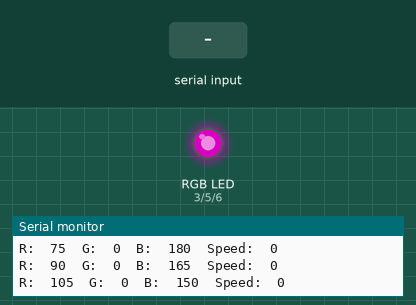
Recording of a sketch running on a simulated Arduino Uno, built with avr-gcc and run on an emulated ATmega328P. Parts: an RGB LED mixed from three pins (HIGH = lit), the last lines printed to the serial monitor. The test bench sets the inputs (shaded band). Dim RGB values are drawn brighter than linear.

Above: at 1.2 s.
1.3 s: "1" received over Serial
4.3 s: "2" received over Serial
7.3 s: "3" received over Serial
10.3 s: "4" received over Serial
13.3 s: "0" received over Serial
At 13.7 s:
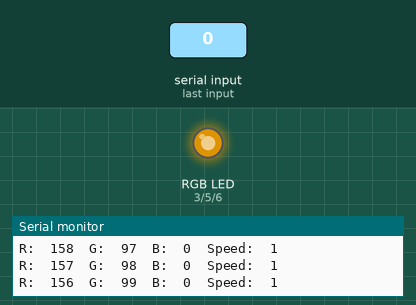
16.3 s: "2" received over Serial
At 18.1 s:
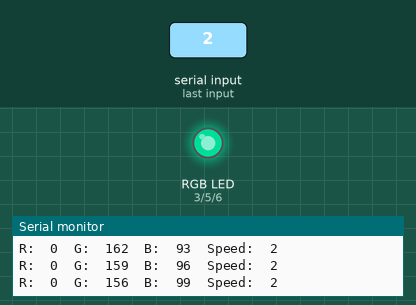
Timing chart, 0 to 66.8 s (numbered marks = the images above; inputs shaded):
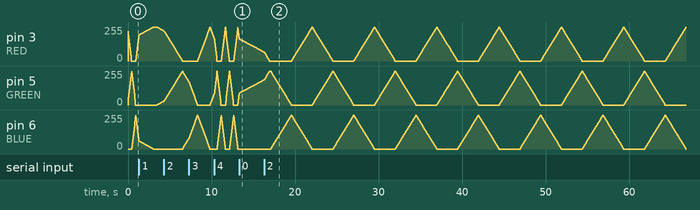

Measured:
- after the input at 4.3 s, pin 6 (BLUE): moves from 0/255 to 81/255 over 0.75 s, starting after 2.2 s
- after the input at 13.3 s, pin 6 (BLUE): stops changing and stays 0/255

The sketch:

main.ino
```cpp
#include <Arduino.h>

//RGB PWM controller rainbow effect with adjustable speed and monitor output
// Define Pins
#define RED 3
#define GREEN 5
#define BLUE 6


//Program for smooth transition on RBG LED with implemented smooth transition between speeds defined by user keyboard: 1, 2, 3, 4.


//inspired by arduino.stackexchange.com/questions/9174/serial-print-string-and-variable-on-same-line
#define PRINT(var) Serial.print(#var ":\t"); Serial.print(var); Serial.print('\t')
#define PRINTLN(var) Serial.print(#var ":\t"); Serial.println(var)

//Function declarations
int printRGB(int redValue, int greenValue, int blueValue);

void setup(){
    Serial.begin(9600);
    Serial.println("\n RGB values of LED:\n");

    pinMode(RED, OUTPUT);
    pinMode(GREEN, OUTPUT);
    pinMode(BLUE, OUTPUT);
    digitalWrite(RED, HIGH);
    digitalWrite(GREEN, HIGH);
    digitalWrite(BLUE, HIGH);
}

char Speed_input = '4'; //ADJUSTABLE BY USER: 1, 2, 3
int Speed;              //in sake of nice printing we copy speed input here later
int Speed_step = 15; //dividible by 255: 1, 3, 5, 15
int redValue;
int greenValue;
int blueValue;


void loop(){
        //Inspired by Tutorial1, Moodle for this course:
    redValue = 255; // choose a value between 1 and 255 to change the color.
    greenValue = 0;
    blueValue = 0;
    analogWrite(RED, redValue);
    analogWrite(GREEN, greenValue);
    analogWrite(BLUE, blueValue);
    // delay(1000);
    int i = 0;
    while (i < 255 && i >= 0){
        //if we change to lower speed, i value will be remembered the same and will overflow the LED.
            //this way, the LED wait on minimum value and vice versa in order to synchronize for new loop.
        redValue - Speed_step > Speed_step ?    redValue -= Speed_step      : redValue = 0;
        greenValue + Speed_step < 255 ?         greenValue += Speed_step    : greenValue = 255;
        // redValue -= Speed_step;
        // greenValue += Speed_step;
        analogWrite(RED, redValue);
        analogWrite(GREEN, greenValue);
        Speed_step = printRGB(redValue, greenValue, blueValue);
        i += Speed_step;
    }

    i = 0;
    redValue = 0;
    greenValue = 255;
    blueValue = 0;
    while (i < 255 && i >= 0){
        greenValue - Speed_step > Speed_step ?  greenValue -= Speed_step    : greenValue = 0;
        blueValue + Speed_step < 255 ?          blueValue += Speed_step     : blueValue = 255;
        // greenValue -= Speed_step;
        // blueValue += Speed_step;
        analogWrite(GREEN, greenValue);
        analogWrite(BLUE, blueValue);
        Speed_step = printRGB(redValue, greenValue, blueValue);
        i += Speed_step;
    }

    i = 0;
    redValue = 0;
    greenValue = 0;
    blueValue = 255;
    while (i < 255 && i >= 0){
        blueValue - Speed_step > Speed_step ?     blueValue -= Speed_step      : blueValue = 0;
        redValue + Speed_step < 255? redValue += Speed_step    : redValue = 255;
        // blueValue -= Speed_step;
        // redValue += Speed_step;
        analogWrite(RED, redValue);
        analogWrite(BLUE, blueValue);
        Speed_step = printRGB(redValue, greenValue, blueValue);
        i += Speed_step;
    }
}

int printRGB(int redValue, int greenValue, int blueValue){
    //check for new inputs
    if (Serial.available() > 0){

        int speed_input= Serial.read();

        switch (speed_input)
        {
        case '1':
            Speed = 1;
            Speed_step = 1;
            break;
        case '2':
            Speed = 2;
            Speed_step = 3;
            break;
        case '3':
            Speed = 3;
            Speed_step = 5;
            break;
        case '4':
            Speed = 4;
            Speed_step = 15;
            break;

        default:
            Serial.println("Invalid speed! Use numbers 1 to 4");
            Speed = 1;
            Speed_step = 1;
            break;
        }
    }


    //Prints out R, G, B values in Serial monitor
    int R = redValue;
    int G = greenValue;
    int B = blueValue;

    PRINT(R);
    PRINT(G);
    PRINT(B);
    PRINTLN(Speed);
    return Speed_step;
}
```
